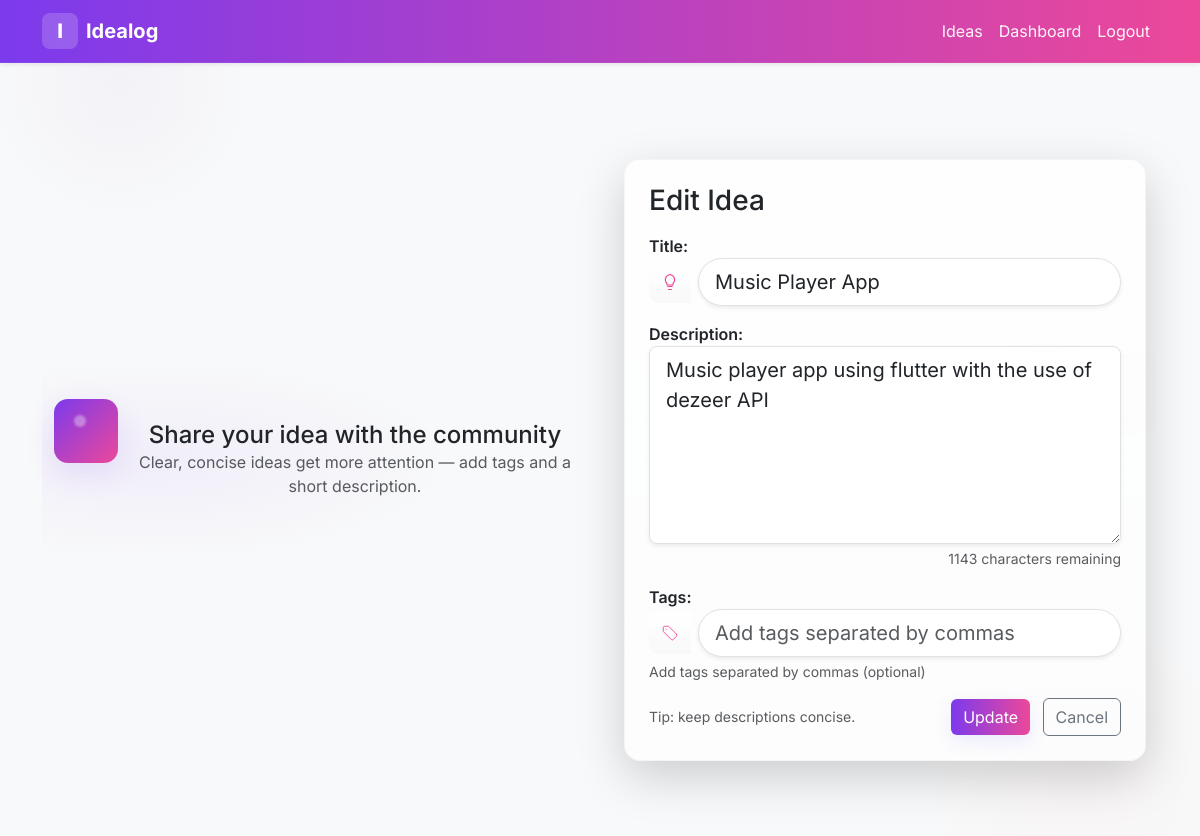
The app's page /ideas/1/edit/ (signed in) with its own data.
### ideas/models.py (models this page shows, shortened)
class Idea(models.Model):
    STATUS_CHOICES = [
        ('pending', 'Pending'),
        ('approved', 'Approved'),
        ('rejected', 'Rejected'),
    ]
    title = models.CharField(max_length=200)
    description = models.TextField()
    status = models.CharField(choices=STATUS_CHOICES, default='pending', max_length=20)
    created_at = models.DateTimeField(auto_now_add=True)
    created_by = models.ForeignKey(settings.AUTH_USER_MODEL, on_delete=models.CASCADE, related_name='ideas')
    collaborators = models.ManyToManyField(settings.AUTH_USER_MODEL, blank=True, related_name='collaborations')
    tags = models.CharField(blank=True, max_length=200)

### ideas/views.py (the view)
# urls.py: path('<int:pk>/edit/', views.idea_update, name='idea_update'),
@login_required
def idea_update(request, pk):
    idea = get_object_or_404(Idea, pk=pk)
    if request.method == "POST":
        form = IdeaForm(request.POST, instance=idea)
        if form.is_valid():
            form.save()
            return redirect('ideas:idea_list')
    else:
        form = IdeaForm(instance=idea)
    return render(request, 'ideas/idea_form.html', {'form': form})

### ideas/forms.py
class IdeaForm(forms.ModelForm):
    class Meta:
        model = Idea
        fields = ['title', 'description', 'tags']
        widgets = {
            'title': forms.TextInput(attrs={
                'class': 'form-control form-control-lg shadow-sm rounded-pill',
                'placeholder': 'Enter your idea title'
            }),
            'description': forms.Textarea(attrs={
                'class': 'form-control form-control-lg shadow-sm rounded-3',
                'placeholder': 'Describe your idea',
                'rows': 6,
                'maxlength': '1200'
            }),
            'tags': forms.TextInput(attrs={
                'class': 'form-control form-control-lg shadow-sm rounded-pill',
                'placeholder': 'Add tags separated by commas'
            }),
        }

### templates/ideas/idea_form.html (shortened to what this page needs)
{% extends 'base.html' %}
{% block content %}
  <section class="create-hero py-5">
    <div class="container">
      <div class="row align-items-center gx-5">
        <div class="col-md-6" data-aos="fade-right">
          <div class="form-illustration">
            <div class="idea-hero-header">
              <div class="accent-badge" aria-hidden="true"></div>
              <div class="ms-0">
                <h2 class="mt-3">Share your idea with the community</h2>
                <p class="text-muted">Clear, concise ideas get more attention — add tags and a short description.</p>
              </div>
            </div>
          </div>
        </div>
        <div class="col-md-6" data-aos="fade-left">
          <div class="card form-card p-4 rounded-4 shadow-lg" data-aos="zoom-in" data-aos-duration="700">
            <h3 class="mb-3">{% if form.instance.pk %}Edit Idea{% else %}Create New Idea{% endif %}</h3>
            <form method="post">
              <div class="mb-3">
                {{ form.title.label_tag }}
                <div class="input-group input-with-icon">
                  <span class="input-icon" aria-hidden="true">
                  </span>
                  {{ form.title }}
                </div>
              </div>
              <div class="mb-3">
                {{ form.description.label_tag }}
                <div class="input-group">
                  {{ form.description }}
                </div>
                <div class="d-flex justify-content-between mt-1">
                  <div id="descCount" class="text-muted small">1200 characters remaining</div>
                </div>
              </div>
              <div class="mb-3">
                {{ form.tags.label_tag }}
                <div class="input-group input-with-icon">
                  <span class="input-icon" aria-hidden="true">
                  </span>
                  {{ form.tags }}
                </div>
                <div class="form-text">Add tags separated by commas (optional)</div>
              </div>
              <div class="d-flex justify-content-between align-items-center">
                <small class="text-muted">Tip: keep descriptions concise.</small>
                <div>
                  <button id="submitBtn" type="submit" class="btn btn-primary btn-animated">{% if form.instance.pk %}Update{% else %}Submit Idea{% endif %}</button>
                  <a href="{% url 'ideas:idea_list' %}" class="btn btn-outline-secondary ms-2">Cancel</a>
                </div>
              </div>
            </form>
          </div>
        </div>
      </div>
    </div>
  </section>
{% endblock %}

### static/css/site.css (style rules this page uses)
:root { --brand-start: #6f42c1; --brand-end: #ff6b6b; --muted: #6c757d; --bg-soft: #f6f7fb; }
body { font-family: 'Inter', system-ui, -apple-system, 'Segoe UI', Roboto, 'Helvetica Neue', Arial;background: radial-gradient(circle at 10% 10%, rgba(111,66,193,0.04), transparent 10%), radial-gradient(circle at 90% 90%, rgba(255,107,107,0.03), transparent 12%), var(--bg-soft); }
.btn-animated { box-shadow:0 8px 26px rgba(111,66,193,0.12);transition:transform .18s ease, box-shadow .18s ease }
.card input.form-control, .card textarea.form-control { border-radius:10px }
.card label { font-weight:600 }
.create-hero { background: radial-gradient(1200px 400px at 10% 50%, rgba(124,58,237,0.06), transparent 25%), radial-gradient(800px 300px at 90% 40%, rgba(236,72,153,0.04), transparent 20%); }
.form-illustration { text-align: center }
.form-card { border: 1px solid rgba(16,24,40,0.04); backdrop-filter: blur(6px); background: linear-gradient(180deg, rgba(255,255,255,0.8), rgba(255,255,255,0.65)); }
.btn-animated { background: linear-gradient(90deg, var(--brand-start), var(--brand-end)); border: none; color: #fff; box-shadow: 0 6px 18px rgba(99,102,241,0.12); transition: transform .18s ease, box-shadow .18s ease; }
:root { --brand-start: #7c3aed; --brand-end: #ec4899; }
.idea-hero-header { display:flex; gap:1rem; align-items:flex-start }
.accent-badge { width:64px; height:64px; border-radius:14px; background: linear-gradient(135deg,var(--brand-start), var(--brand-end)); box-shadow: 0 10px 30px rgba(124,58,237,0.12); transform: translateY(-6px); flex: 0 0 auto }
.accent-badge::after { content:''; display:block; width:12px;height:12px;border-radius:50%; background: rgba(255,255,255,0.35); margin:10px; filter: blur(1px); transform: translateY(6px) translateX(10px) }
.idea-hero-header h2 { font-size:1.5rem; margin-bottom:0 }
.input-with-icon { display:flex; align-items:center; gap:.5rem }
.input-with-icon .input-icon { display:inline-flex; align-items:center; justify-content:center; width:42px; height:42px; background: linear-gradient(180deg, rgba(255,255,255,0.9), rgba(0,0,0,0.02)); border-radius:10px; color: var(--brand-end) }
.input-with-icon .form-control { border-top-left-radius:10px; border-bottom-left-radius:10px }
.btn-animated { transition: transform .18s cubic-bezier(.2,.9,.2,1), box-shadow .18s ease, opacity .12s ease }
.form-card { transition: transform .28s cubic-bezier(.2,.9,.2,1), box-shadow .28s ease }

### records on screen
Idea: title "Music Player App", description "Music player app using flutter with the use of dezeer API"
